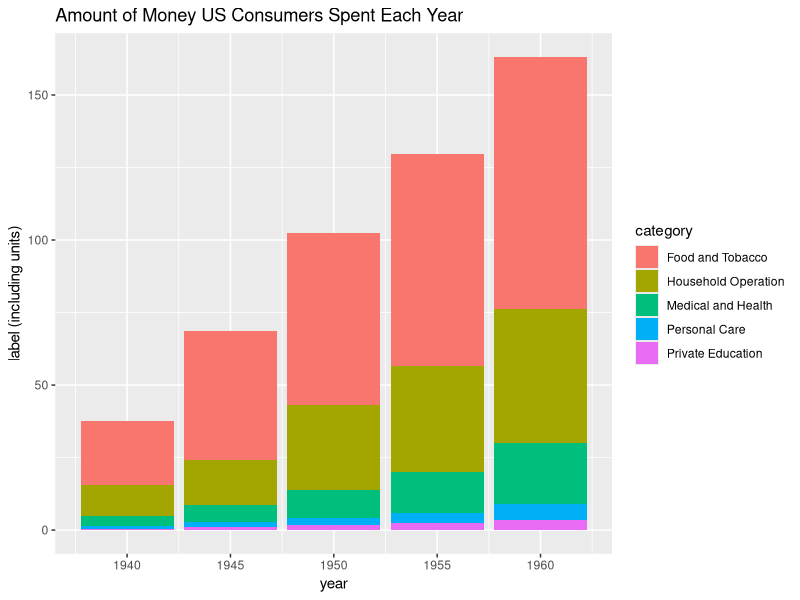
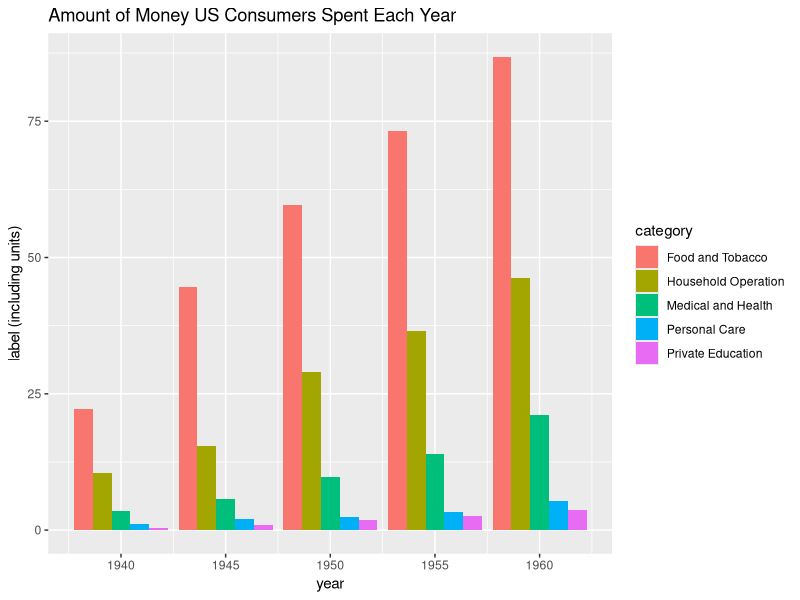
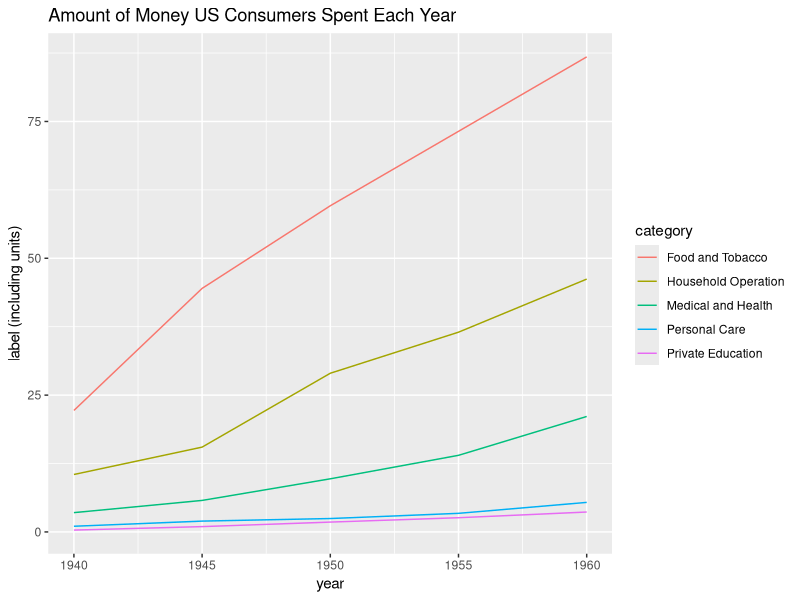
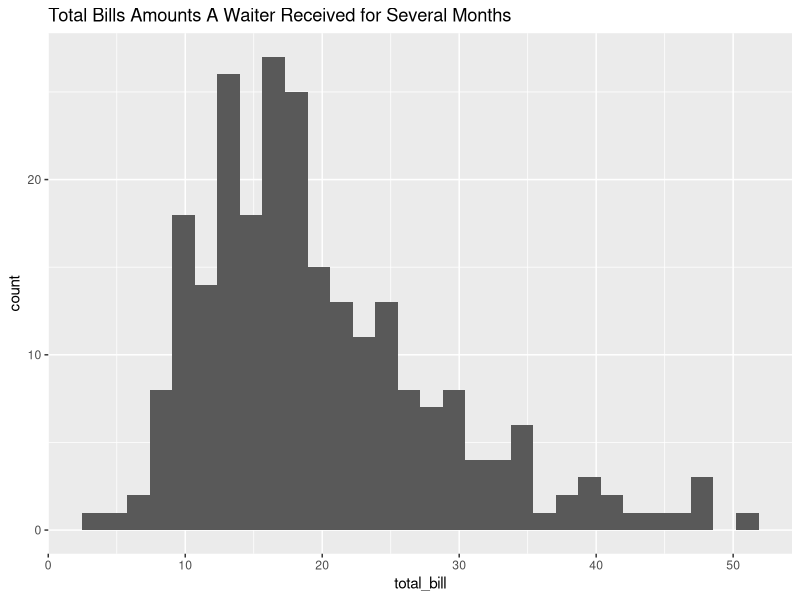
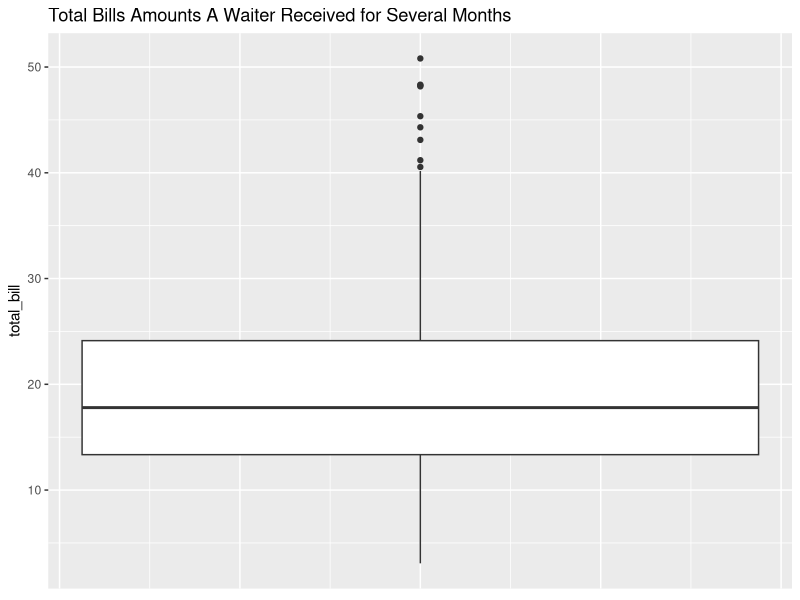
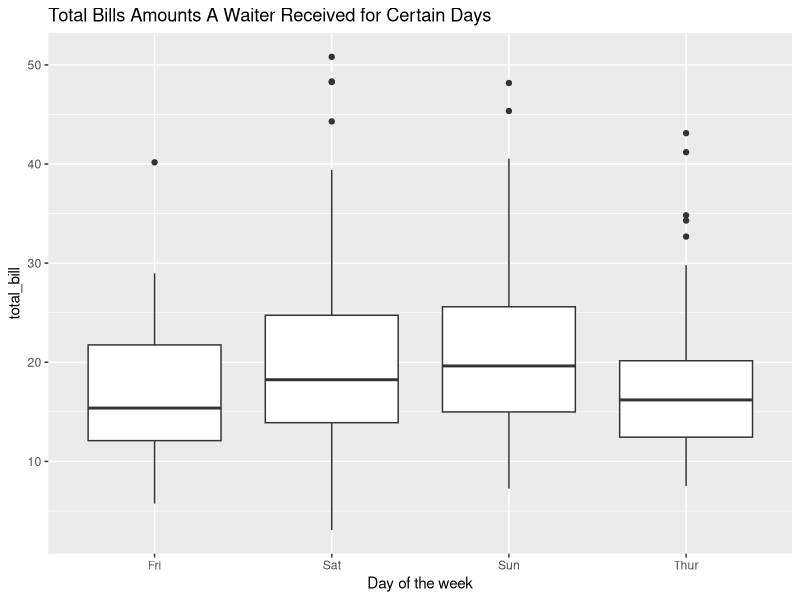
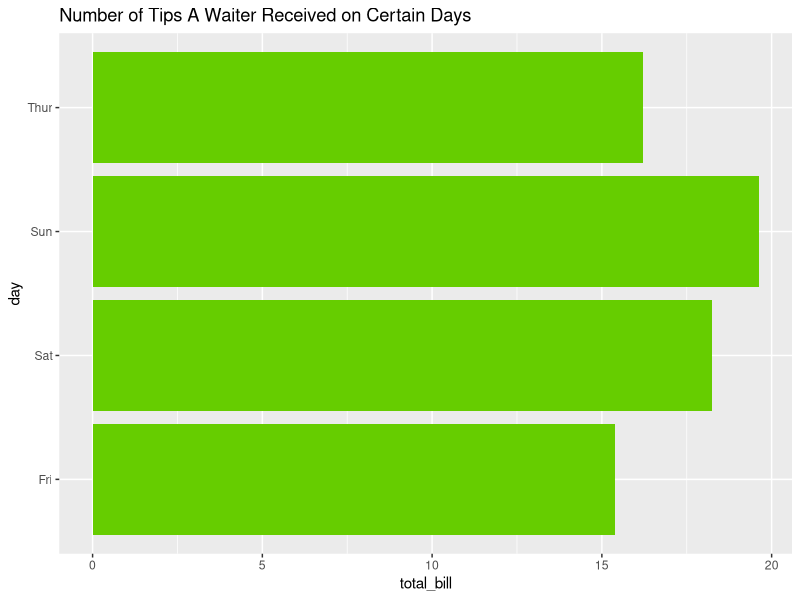
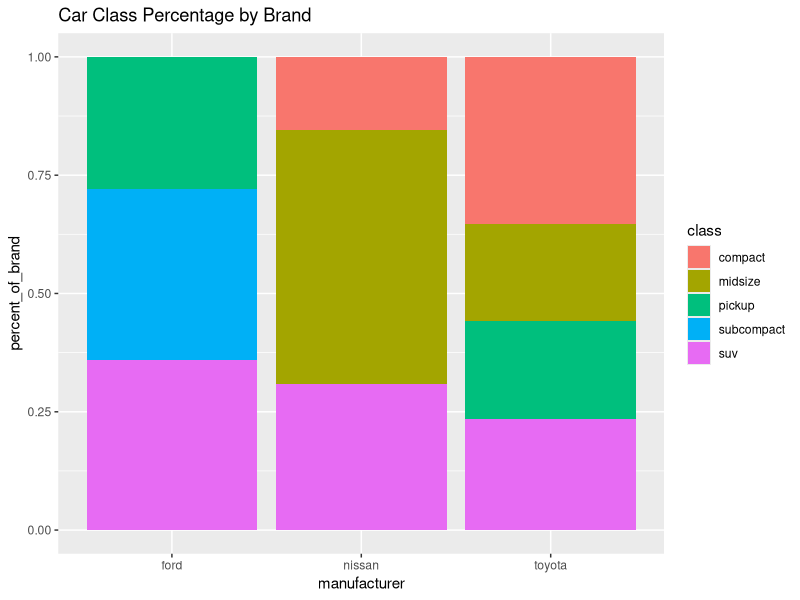

Source code (R) for these figures, in order:
## ---- chunk 1
library(tidyverse)
library(reshape2)
# in billions of dollars
df <- melt(USPersonalExpenditure,varnames=c("category","year"),value.name = "amount")

mpg %>% 
    filter(manufacturer=="ford" | manufacturer=="toyota" | manufacturer=="nissan") %>%  
    group_by(manufacturer,class) %>% 
    tally() %>% 
    group_by(manufacturer) %>% 
    mutate(total = sum(n)) %>% 
    group_by(manufacturer) %>% 
    mutate(percent_of_brand = 100*n/total) %>% 
    select(manufacturer,class,n,percent_of_brand) -> df_car
## ---- chunk 2
df %>% head(10)
## ---- chunk 3
ggplot(df,aes(x=year,y=amount,fill=category)) + 
    geom_col() +
    labs(title="Amount of Money US Consumers Spent Each Year",y="label (including units)")

ggplot(df,aes(x=year,y=amount,fill=category)) + 
    geom_col(position="dodge") +
    labs(title="Amount of Money US Consumers Spent Each Year",y="label (including units)")
## ---- chunk 4
ggplot(df,aes(x=year,y=amount,fill=category, color = category)) + 
    geom_line() +
    labs(title="Amount of Money US Consumers Spent Each Year",y="label (including units)")

## ---- chunk 5

## ---- chunk 6
tips %>% head()

## ---- chunk 7
ggplot(tips,aes(x=total_bill)) + 
    geom_histogram(bin_width=1)+labs(title = "Total Bills Amounts A Waiter Received for Several Months") 
## ---- chunk 8
ggplot(tips,aes(y=total_bill)) + 
    geom_boxplot()+labs(title = "Total Bills Amounts A Waiter Received for Several Months") + theme(axis.title.x=element_blank(),
    axis.text.x=element_blank(),
    axis.ticks.x=element_blank())
## ---- chunk 9
ggplot(tips,aes(x= day, y=total_bill))+ 
    geom_boxplot()+labs(title = "Total Bills Amounts A Waiter Received for Certain Days",x="Day of the week")
## ---- chunk 10
#The plot shows the sum of all bills for a respetive day
## ---- chunk 11
ggplot(tips,aes(x=day)) + 
    stat_summary(aes(y=total_bill),fill="chartreuse3",fun="median",geom = "bar")+labs(title="Number of Tips A Waiter Received on Certain Days")+coord_flip()
## ---- chunk 12
df_car %>% head()
## ---- chunk 13
car_plot <- ggplot(df_car,aes(x=manufacturer,y=percent_of_brand,fill=class)) 
## ---- chunk 14
# Hint: 
car_plot + geom_bar(position="fill", stat="identity")+labs( title = "Car Class Percentage by Brand")

## ---- chunk 15
ggplot(df_car,aes(x=manufacturer,y= percent_of_brand, fill=class))+geom_bar(position="dodge", stat="identity")+labs( title = "Percentage of a Car Class by Brand")
## ---- chunk 16
ggplot(df_car,aes(x="",y=percent_of_brand,fill=class)) + 
    geom_col() + 
    coord_polar("y") +
    theme_void() + 
    facet_grid(~manufacturer)+  labs(title= "Proportion of A Car Class by Brand")
## ---- chunk 17
# theme 1: 
ggplot(df_car,aes(x="",y=percent_of_brand,fill=class)) + 
    geom_col() + 
    coord_polar("y") +
    theme_void() + 
    facet_grid(~manufacturer) +theme_classic()+ labs(title= "Proportion of A Car Class by Brand")

## ---- chunk 18
# theme 2:
ggplot(tips,aes(x=day)) + stat_summary(aes(y=total_bill),fill="chartreuse3",fun="median",geom = "bar")+coord_flip() +theme_light()+labs(title="Number of Tips A Waiter Received on Certain Days")

## ---- chunk 19
# theme 3:
car_plot + geom_bar(position="dodge", stat="identity") + theme_linedraw()+labs( title = "Percentage of a Car Class by Brand")
